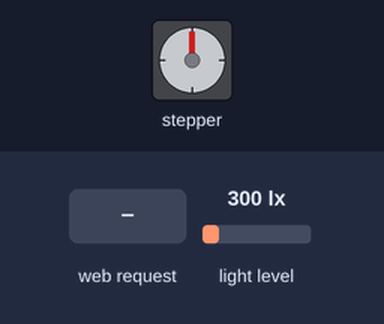
This sketch was run on a simulated ESP32. On the bench: stepper motor. Inputs (shaded band) come from the test bench; at power-on: light level 300 lx. WiFi joins after 1.5 s; servers stay silent unless stated; stepper angles assume 2048 steps per turn.

Above: at 2.7 s.
2.8 s: HTTP request GET /up received
At 2.95 s:
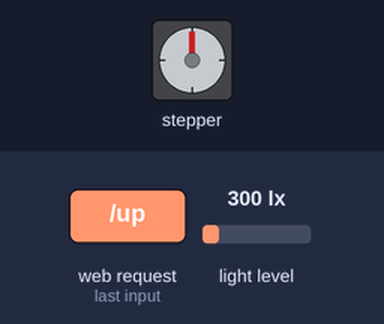
At 3.58 s:
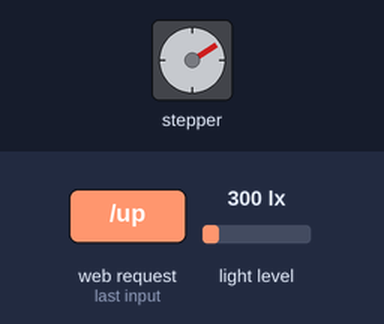
Timing chart, 0 to 20.8 s (numbered marks = the images above; inputs shaded):
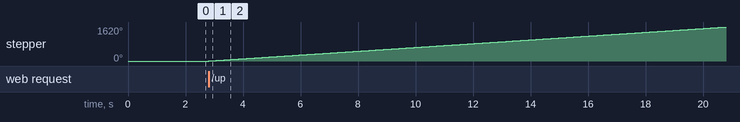

Measured:
- after the input at 2.8 s, stepper: keeps turning clockwise at about 90°/s, starting at once

The sketch:

esp32_bh1750_blinds.ino
```cpp
// Hosts a simple web server on an ESP32 to control a 28BYJ‑48 stepper (via ULN2003) and reads ambient light from a BH1750; provides /up and /down endpoints to move the blinds.
//
// Full tutorial: https://shillehtek.com/blogs/news/esp32-bh1750-motorized-wifi-blinds-control
// Parts used: https://shillehtek.com/products/shillehtek-5v-4-phase-stepper-motor-with-uln2003-driver
//             https://shillehtek.com/products/esp32-wroom-dev-board-cp2102-usb-c-presoldered
//             https://shillehtek.com/products/shillehtek-gy-302-bh1750-pre-soldered-light-intensity-module
// More examples: https://github.com/shillehbean/shillehtek-examples
//

#include <Stepper.h>
#include <WiFi.h>
#include <WebServer.h>
#include <Wire.h>
#include <BH1750.h>
Stepper stepper(2048, 12, 14, 13, 15);
BH1750 light;
WebServer server(80);
void up()    { stepper.step(2048 * 10); }    // 10 turns to roll up
void down()  { stepper.step(-2048 * 10); }
void setup() {
  Wire.begin(); light.begin();
  WiFi.begin("SSID","PASS");
  while (WiFi.status() != WL_CONNECTED) delay(500);
  stepper.setSpeed(15);   // RPM
  server.on("/up",   [](){ up();   server.send(200, "text/plain", "UP"); });
  server.on("/down", [](){ down(); server.send(200, "text/plain", "DOWN"); });
  server.begin();
}
void loop() {
  server.handleClient();
  float lux = light.readLightLevel();
  // Optional: auto-roll based on lux thresholds
}
```
